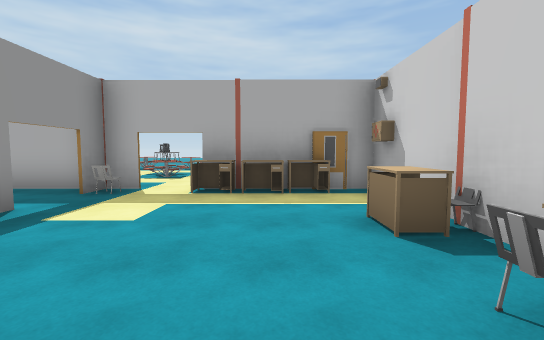
View 1 (above)

24 first-person views from a walk through a 3-D level made in the Unity game engine. The camera is 1.5 m above the floor, tilts 4° down and sees 90° across. Doors are open. The floor is counted in squares, 2 m on a side. Each view is taken from the middle of a square. On the plan, view 1 faces up. The plan holds only what a view shows up to about 10 squares ahead; the rest is blank. The place goes on beyond the plan. Some surface patterns are stand-ins.

View 2
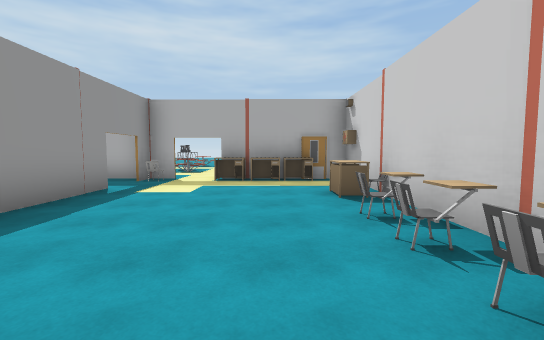

View 3
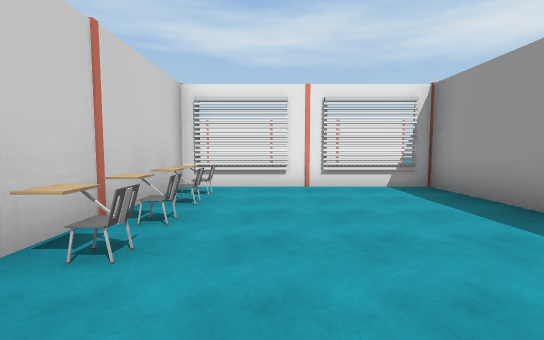

View 4
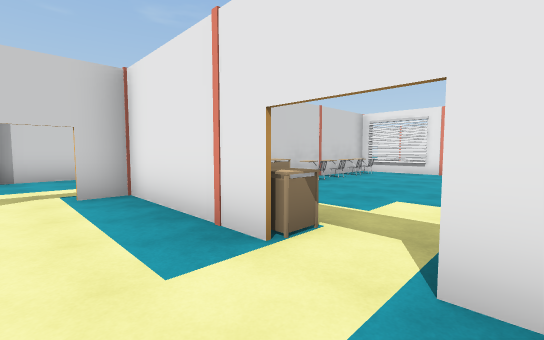

View 5
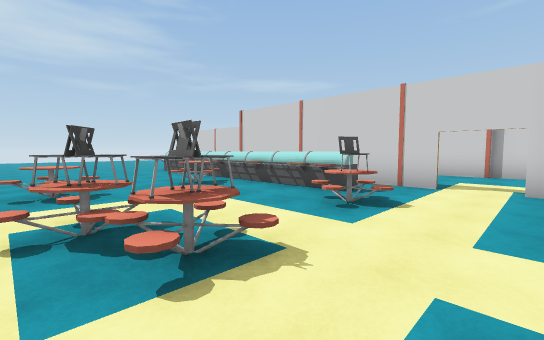

View 6
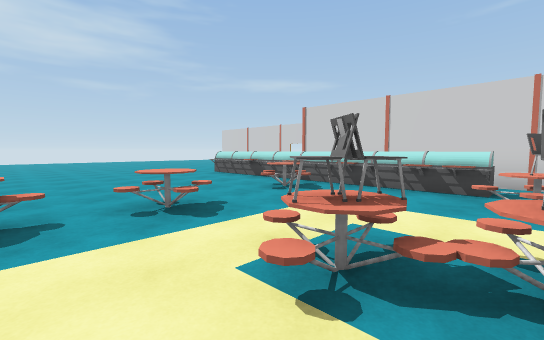

View 7
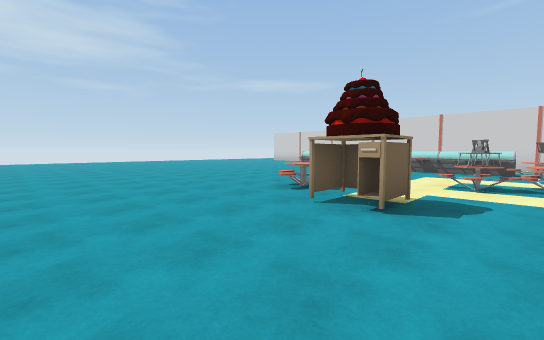

View 8
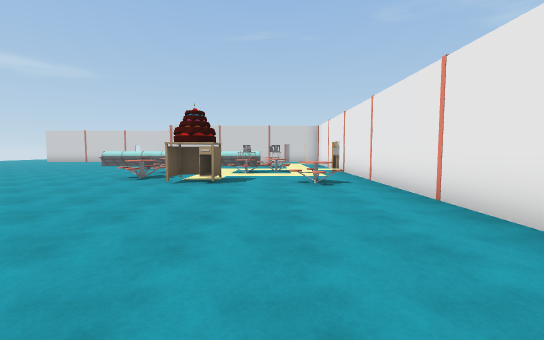

View 9
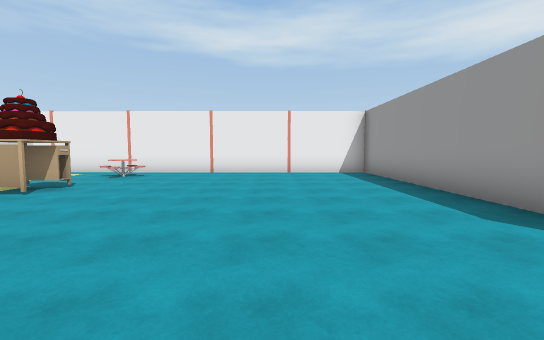

View 10
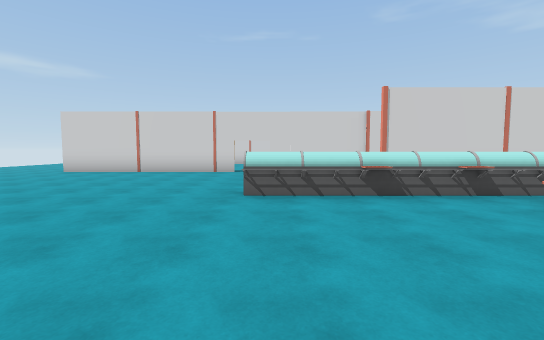

View 11
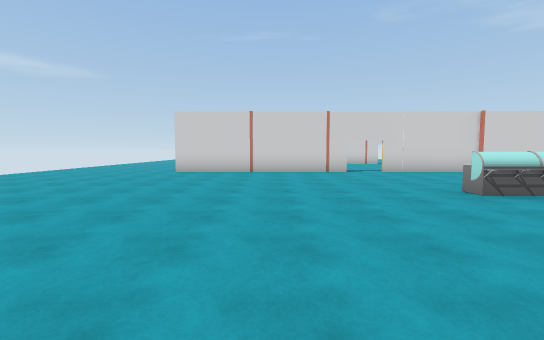

View 12
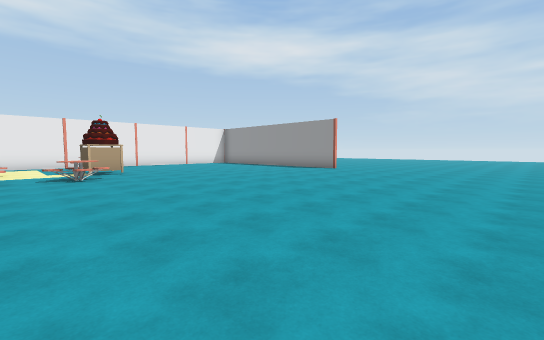

View 13
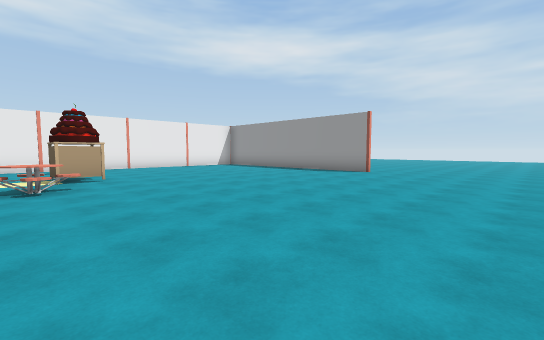

View 14
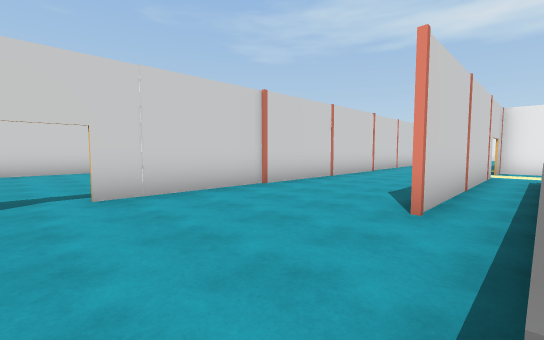

View 15
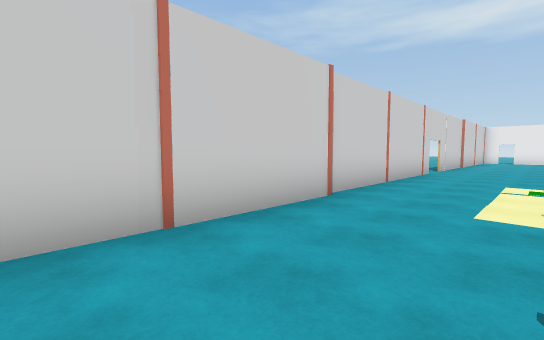

View 16
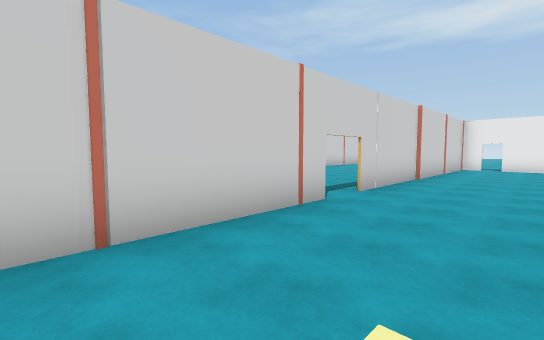

View 17
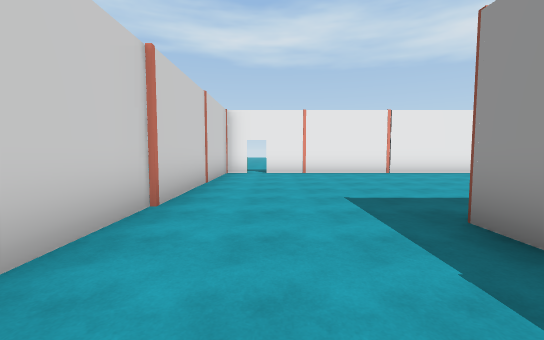

View 18
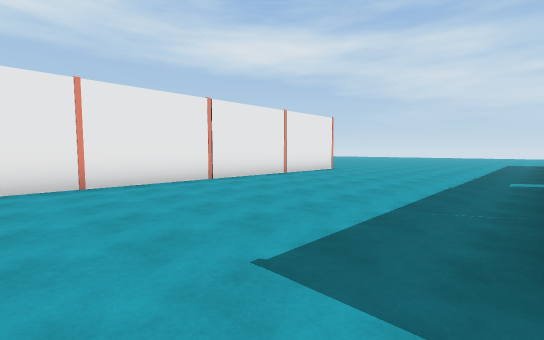

View 19
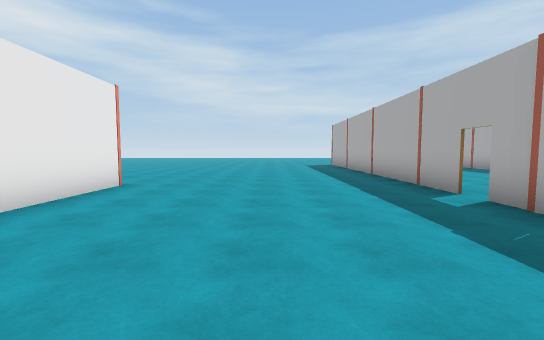

View 20
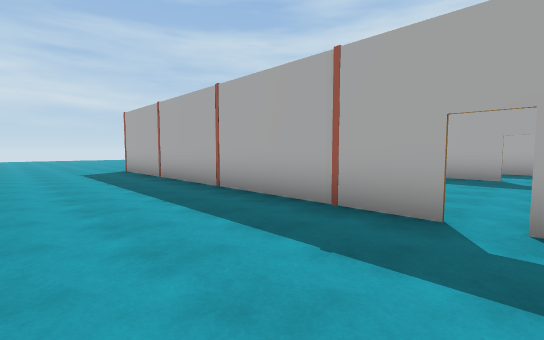

View 21
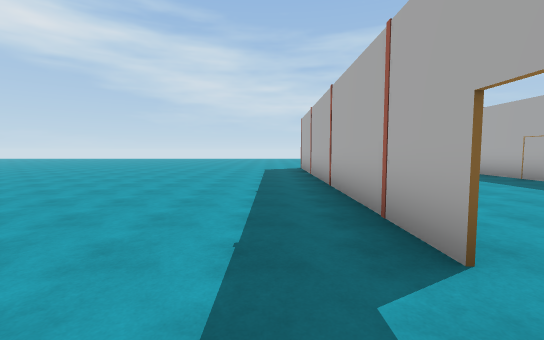

View 22
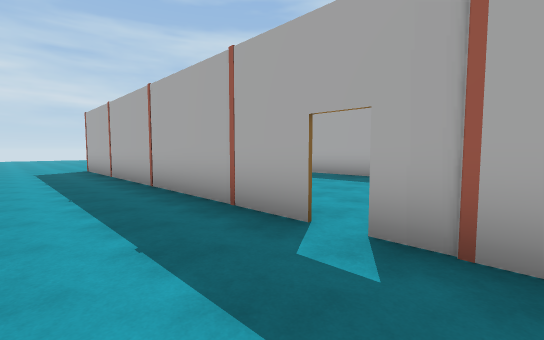

View 23
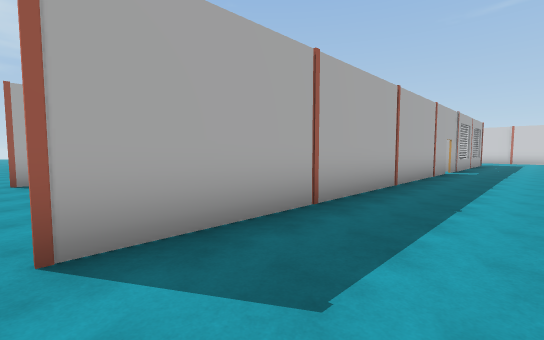

View 24
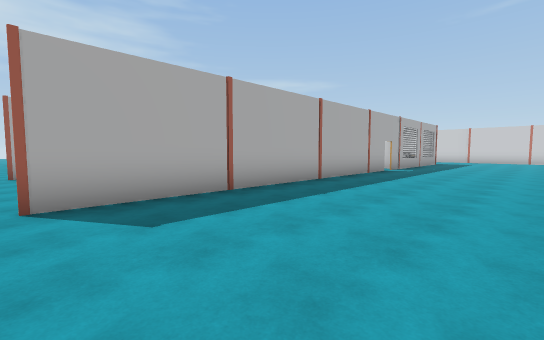

### Floor plan
Points are (right, up) in squares from view 1. A wall is a line through its corners. A room is listed if a view was taken in it or the views show most of it. See-through windows are left out.
Room 1 (views 1, 2, 3)
walls: (-0.6, 5.4) (-1.4, 5.4); (-3.3, 3.5) (-3.3, -2.7) (1.9, -2.7) (1.9, 6.2); (-3.3, 5.5) (-3.3, 4.6)
ways out: opening at (0.5, 6) to room 2; open door at (-2, 6) to room 2; open door at (2, 6.5) to room 2; open door at (-3, 4)
objects: table (-1, 5); table (0, 5); chair (1, -2); chair (1, -1) to (2, -1); chair (1, 0); chair (1, 1); table (1, 3); table (1, 5)
Room 2 (views 4, 5, 6, 7, 8, 9, 10, 11, 12, 13, 14, 15, 16, 17, 18, 19, 20, 21, 22, 23, 24)
walls: (1.9, 7.4) (1.9, 13.6); (-4.6, -2.7) (-14.9, -2.7); (-14.2, 13.6) (-14.2, 5.4) (-2.6, 5.4); (-2.9, -2.7) (-4.1, -2.7); (1.9, -2) (1.9, -2.9); (5.7, 1) (5.7, 16.1); (5.7, 17.2) (5.7, 21.5); (-6, -9.3) (4.2, -9.3); (4.8, -9.3) (5.7, -9.3) (5.7, -0.2)
ways out: opening at (0.5, 6) to room 1; open door at (-2, 6) to room 1; open door at (2, 6.5) to room 1; opening at (6, 0.5); opening at (6, 17); open door at (-15, 5); gap at (-15, -3); gap at (-4.5, -3)
objects: table (-7, 7) to (-6, 7); other object (-6, 10); table (-6, 12); table (-5, 11) to (-5, 12); table (-4, 11) to (-3, 12); chair (-3, 8); chair (-3, 9); table (-1, 12) to (0, 12); chair (0, 8); other object (1, 9); other object (1, 10); other object (1, 11); other object (1, 12); other object (1, 13); other object (1, 14); other object (1, 15); other object (1, 16)

Where each view was taken, in squares from view 1:
view 1: 0 up, 0 right, facing up
view 2: 2 down, 0 right, facing up
view 3: 3 up, 0 right, facing down
view 4: 7 up, 3 left, facing down-right
view 5: 6 up, 4 left, facing up-right
view 6: 8 up, 5 left, facing up-right
view 7: 8 up, 10 left, facing up-right
view 8: 8 up, 13 left, facing right
view 9: 15 up, 11 left, facing down
view 10: 16 up, 4 left, facing right
view 11: 20 up, 4 left, facing right
view 12: 20 up, 4 left, facing down-left
view 13: 18 up, 5 left, facing down-left
view 14: 17 up, 1 right, facing down-right
view 15: 11 up, 3 right, facing down-right
view 16: 5 up, 3 right, facing down-right
view 17: 0 up, 4 right, facing down
view 18: 3 down, 4 right, facing down-left
view 19: 6 down, 0 right, facing left
view 20: 6 down, 4 left, facing up-left
view 21: 4 down, 3 left, facing left
view 22: 5 down, 3 left, facing up-left
view 23: 5 down, 15 left, facing up-right
view 24: 7 down, 15 left, facing up-right
